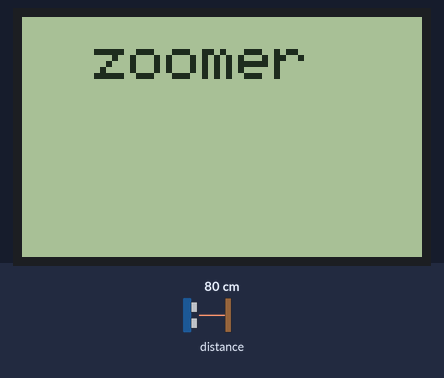
A program run on a simulated ESP32-S3. Shown: 400×240 one-colour display. The test bench sets the inputs (shaded band); at power-on: distance to the obstacle 80 cm. Random numbers use the default seed unless the program sets one; what the program prints to the serial monitor is not drawn.

Above: at 1.7 s.
At 5.1 s:
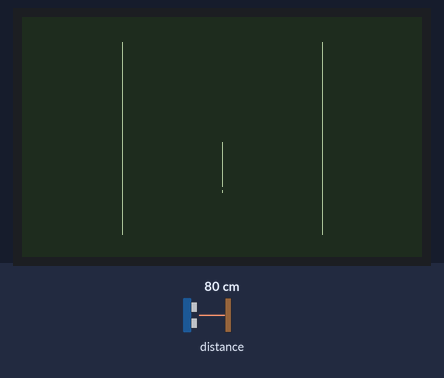
5.2 s: distance to the obstacle set to 11 cm
At 6.5 s:
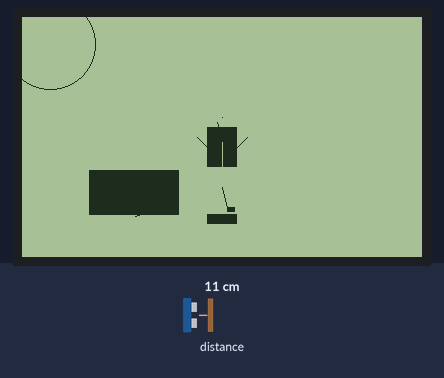
7.0 s: distance to the obstacle set to 8 cm
At 7.73 s:
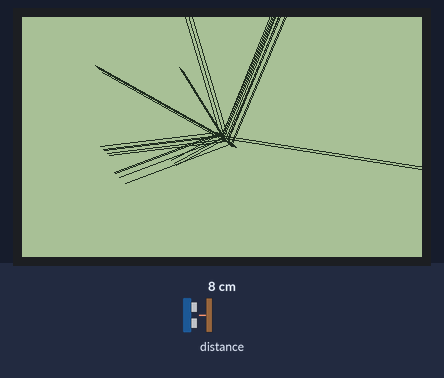
10.0 s: distance to the obstacle set to 250 cm
At 11.4 s:
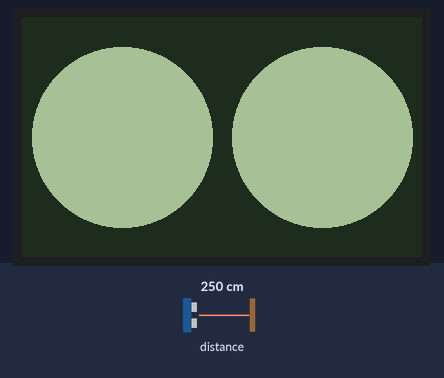
Timing chart, 0 to 13.0 s (numbered marks = the images above; inputs shaded):
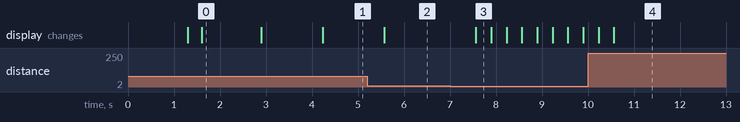

Measured:
- the behaviour switches between 10 and 9 cm on distance to the obstacle (found by bisection; images 2 and 3)
- after the input at 5.2 s, the display: changes after 0.37 s (image 2)
- after the input at 7.0 s, the display: changes after 0.57 s (image 3)
- what the display in image 0 shows lasts 1.3 s, from 1.6 s to 2.9 s

The program:

main.cpp
```cpp
#include "Adafruit_VL53L0X.h"
#include "TKPoint.h"
#include "pins.h"
#include <Adafruit_GFX.h>
#include <Adafruit_SharpMem.h>
#include <Arduino.h>

Adafruit_VL53L0X lox = Adafruit_VL53L0X();

// screen dimensions
const int height = 240;
const int width = 400;

// Timing
unsigned long lastFrame = 0;

// Measurement
int distance = 0;

// SHARP display named display
Adafruit_SharpMem display =
    Adafruit_SharpMem(&SPI, PIN_LCD_CS, width, height, 4000000);
// slower comm because we have noisy lines!
// this was the killer bug that fucked the presentation!

// setup the display
void setupDisplay() {
  SPI.begin(PIN_LCD_CLK, -1, PIN_LCD_DI, PIN_LCD_CS);
  display.begin();
  display.setRotation(2);
  display.clearDisplay();
}

float interpolateFloat(float start, float end, float pct) {
  // give me a start and end value and percentage (0-1)
  // I will give you the inbetween value
  // pct is a value between 0 and 1
  return start + pct * (end - start);
}

TKPoint interpolate(TKPoint start, TKPoint end, float pct) {
  // pct is a value between 0  and 1
  return start + ((end - start) * pct);
}

float findZoom(float start, float end, float pos) {
  // finds the zoom level within our scene
  if (end == start) {
    return 1;
  }
  return (pos - start) / (end - start);
}

void drawHuman() {

  TKPoint eye1(195, 95, 2); // positie en radius van oog op zoom 0
  TKPoint eye2(10, 20, 50); // positie en radius van oog op zoom 100

  TKPoint body1(200, 170, 20);
  TKPoint leg1(185, 190, 5);

  TKPoint body2(110, 200, 200); // Adjust the position and radius as needed
  TKPoint leg2(105, 200, 100);  // Adjust the position and radius as needed

  TKPoint hoofd1(200, 100, 15); // Adjust the position and radius as needed
  TKPoint hoofd2(350, 180, 50); // Adjust the position and radius as needed

  // finds the zoom level within our scene
  float zoomLevel = findZoom(200, 100, distance);

  TKPoint zoomedEye = interpolate(eye1, eye2, zoomLevel);
  TKPoint zoomedBody = interpolate(body1, body2, zoomLevel);
  TKPoint zoomedLeg = interpolate(leg1, leg2, zoomLevel);
  TKPoint zoomedhoofd = interpolate(hoofd1, hoofd2, zoomLevel);

  // Draw sun
  display.fillCircle(zoomedBody.x, zoomedEye.y, zoomedhoofd.z * 2, 4);

  // Draw stick-figure human
  // Man's body
  display.fillRect(zoomedBody.x, zoomedBody.y, zoomedBody.z * 2, 50, 6);

  // Man's head
  display.fillCircle(zoomedhoofd.x, zoomedhoofd.y, zoomedhoofd.z, GRAY);

  // Man's eyes
  display.drawCircle(zoomedEye.x, zoomedEye.y, zoomedEye.z, BLACK);

  // Man's nose
  display.drawPixel(200, 100, BLACK);

  // Man's mouth
  display.drawLine(195, 105, 205, 135, BLACK);

  // Hat
  display.fillRect(zoomedEye.x, 80, 20, 10, 5);
  display.fillRect(185, zoomedBody.y, 30, 10, BLACK);

  // Suit
  display.fillRect(185, 110, 30, 40, BLACK);

  // Tie
  display.drawLine(200, 125, 200, 175, GRAY);

  // Arms
  display.drawLine(175, 120, 185, 130, BLACK);
  display.drawLine(225, 120, 215, 130, BLACK);

  // Realistic Legs
  display.drawLine(zoomedBody.x, zoomedBody.y, zoomedLeg.x, zoomedLeg.y, BLACK);

  display.drawLine(200, 170, 205, 190, BLACK);

  // Shoes
  display.fillRect(zoomedLeg.x - zoomedLeg.z / 2, zoomedLeg.y - zoomedLeg.z / 2,
                   zoomedLeg.z, zoomedLeg.z / 2, BLACK);

  display.fillRect(205, 190, 8, 5, BLACK);
}

//--------------------------------------------------
void setup() {
  Serial.begin(57600);                 // start a serial port at 57600 BAUD
  delay(1000);                         // wait one second aka 1000ms
  Serial.println(" The final zoomer"); // send a message over serial

  setupDisplay();

  display.clearDisplayBuffer();
  display.setTextSize(6);
  display.setTextColor(BLACK);
  display.setCursor(0, 20);
  display.println("  zoomer");
  display.refresh();
  delay(1000);

  // time of flight
  Wire.begin(PIN_SDA, PIN_SCL, TWI_FREQ);
  if (!lox.begin()) {
    display.println("Failed to boot VL53L0X");
    display.println("Failed to boot VL53L0X");

  } else {
    display.println("VL53L0X OK");
    display.println("VL53L0X OK");
  }
  display.refresh();

  delay(1000);
}

//--------------------------------------------------
void loop() {
  unsigned long now = millis(); // get the current time

  if (now > lastFrame + 1000 / 10) { // 10fps
    lastFrame = now;

    VL53L0X_RangingMeasurementData_t measure;
    lox.rangingTest(&measure, false);

    Serial.println(measure.RangeMilliMeter);
    display.clearDisplayBuffer();

    if (measure.RangeStatus != 4) {
      // Serial.println(" in range ");
      distance = measure.RangeMilliMeter;
      if (distance < 100) {
        // echt dichtbij
        float zoomLevel2 = findZoom(100, 0, distance);

        for (int i = 0; i < 10; ++i) {
          TKPoint x3(430, 120, 20);
          TKPoint y3(200, 300, 200);
          TKPoint zoomedLine = interpolate(x3, y3, zoomLevel2);

          int x1 = 200;                              // Center X
          int y1 = 120;                              // Center Y
          int x2 = zoomedLine.x + random(-400, 100); // Random X on the screen
          int y2 = zoomedLine.y + random(-300, 100); // Random Y on the screen

          // Calculate thickness based on the zoom level
          int baseThickness =
              random(1, 7); // Random base thickness between 1 and 2
          int thickness =
              baseThickness +
              (int)(zoomLevel2 * 10); // Adjust the multiplier as needed

          for (int t = 0; t < thickness; ++t) {
            int zigzag = random(-5, 6); // Random zigzag offset
            display.drawLine(x1 + t + zigzag, y1 + t + zigzag, x2 + t + zigzag,
                             y2 + t + zigzag, BLACK);
          }
        }
      }

      else {
        // Adjust the circle size based on the distance
        int radius = map(measure.RangeMilliMeter, 0, 450, 240, 50);
        // Adjust the range as needed
        int x = 70;
        int y = 90;

        // verrekijker
        display.fillRect(0, 0, 400, 240, BLACK);
        display.fillCircle(100, 120, radius, WHITE);
        display.fillCircle(300, 120, radius, WHITE);

        // Draw stick-figure human
        drawHuman();
      }
    } else {
      Serial.println(" out of range ");
      // verrekijker
      display.fillRect(0, 0, 400, 240, BLACK);
      display.fillCircle(100, 120, 90, WHITE);
      display.fillCircle(300, 120, 90, WHITE);
    }
    display.refresh();
  }
}
```

pins.h
```cpp
#ifndef _PINS_PINS_H_
#define _PINS_PINS_H_

// I2C pins for VL53L0X
#define PIN_SDA 42
#define PIN_SCL 41
#define TWI_FREQ 400000L

// Colors
#define BLACK 0
#define WHITE 1
#define GRAY 2

// SHARP LCD display pins
#define PIN_LCD_CLK 9
#define PIN_LCD_DI 10
#define PIN_LCD_CS 11


#endif
```
